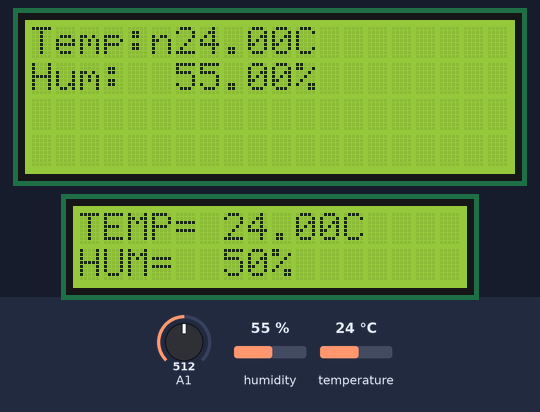
The sketch below on a simulated Arduino Uno, built with avr-gcc and run on an emulated ATmega328P. Parts: 20×4 character LCD, 16×2 character LCD. The test bench sets the inputs (shaded band); at power-on: temperature 24 °C, A1 = 512, humidity 55 %. What the sketch prints to the serial monitor is not drawn.

Above: at 1.3 s.
1.4 s: temperature set to 33 °C
At 2.9 s:
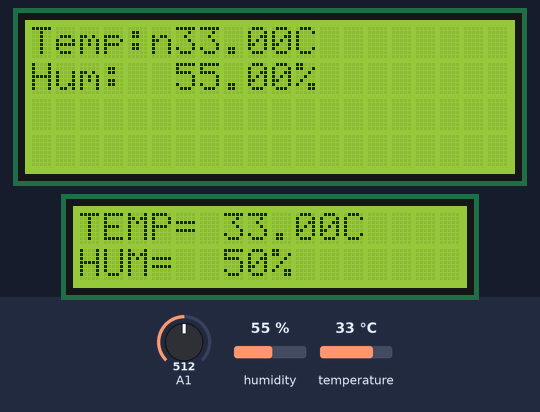
4.2 s: A1 set to 716
At 5.5 s:
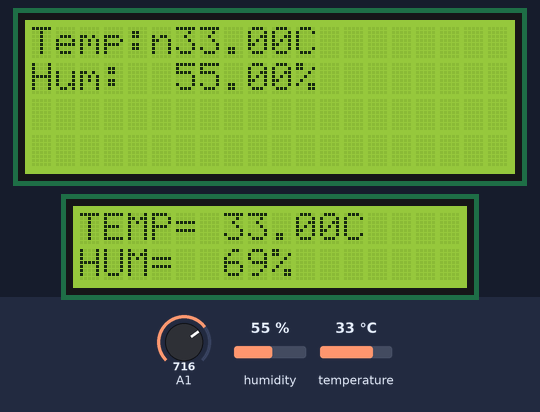
7.0 s: humidity set to 22 %
At 9.5 s:
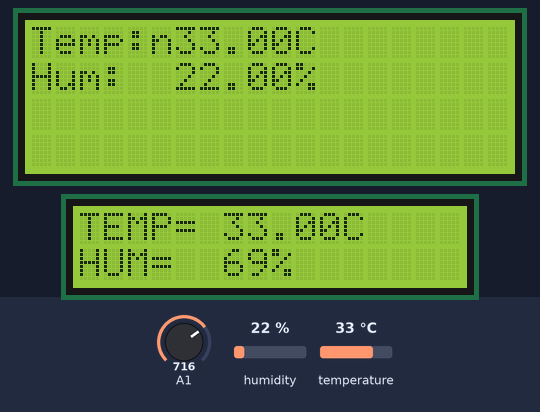
9.9 s: temperature set to 9 °C
At 10.8 s:
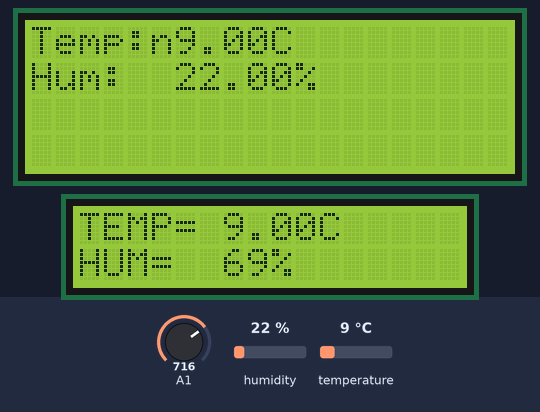
12.7 s: A1 set to 900
At 15.8 s:
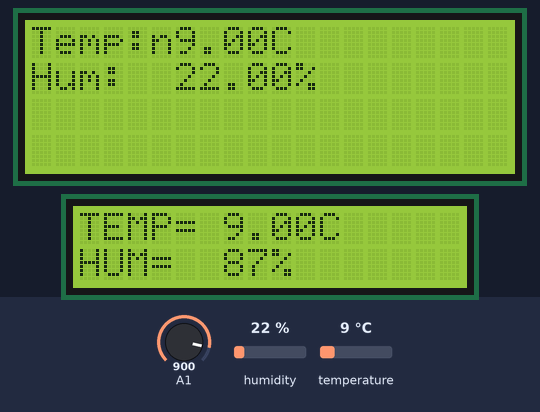
16.1 s: humidity set to 40 %
At 17.1 s:
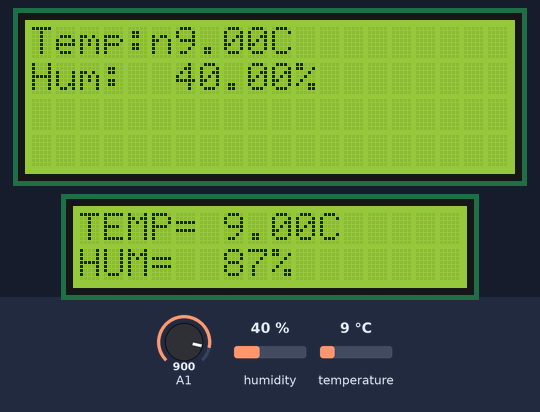
Timing chart, 0 to 19.1 s (numbered marks = the images above; inputs shaded):
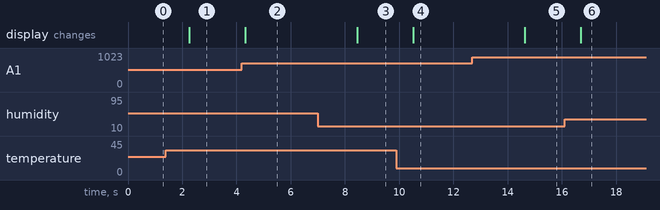

The sketch:

invernadero_2.0_mejorado_1_.ino
```cpp
#include <Wire.h>
#include <LiquidCrystal_I2C.h>
#include <DHT.h>

// -------- LCD --------
LiquidCrystal_I2C lcd(0x27,20,4);
LiquidCrystal_I2C lcd_1(39, 16, 2);

// -------- DHT22 --------
#define dataPin 6
#define DHTType DHT22
DHT dht(dataPin, DHTType);

// -------- VARIABLES --------
float TEMPERATURA = 0;
int HUMEDAD = 0;

void setup()
{
  Serial.begin(9600);

  // LCDs
  lcd.init();
  lcd.backlight();

  lcd_1.init();
  lcd_1.backlight();

  // Pines
  pinMode(A0, INPUT);
  pinMode(A1, INPUT);

  // Sensor
  dht.begin();

  // Mensaje inicial
  lcd.setCursor(0,0);
  lcd.print("Invernadero...");
}

void loop()
{
  // -------- LECTURA DHT22 --------
  float h = dht.readHumidity();
  float t = dht.readTemperature();

  // -------- SI FALLA EL SENSOR --------
  if (isnan(h) || isnan(t)) {
    Serial.println("Error DHT22");

    lcd.setCursor(0,0);
    lcd.print("Error DHT22      ");
    lcd.setCursor(0,1);
    lcd.print("Revisar sensor   ");

    lcd_1.setCursor(0,0);
    lcd_1.print("Error sensor     ");
    lcd_1.setCursor(0,1);
    lcd_1.print("DHT22            ");

    delay(2000);
    return;
  }

  // -------- TEMPERATURA REAL --------
  TEMPERATURA = t;

  // -------- HUMEDAD ANALOGICA --------
  HUMEDAD = map(analogRead(A1), 0, 1023, 0, 100);

  // -------- LCD PEQUEÑO --------
  lcd_1.setCursor(0, 0);
  lcd_1.print("TEMP=");
  lcd_1.setCursor(6, 0);
  lcd_1.print(TEMPERATURA);
  lcd_1.print("C   ");

  lcd_1.setCursor(0, 1);
  lcd_1.print("HUM=");
  lcd_1.setCursor(6, 1);
  lcd_1.print(HUMEDAD);
  lcd_1.print("%   ");

  // -------- LCD GRANDE --------
  lcd.setCursor(0,0);
  lcd.print("Temp:");
  lcd.setCursor(6,0);
  lcd.print(TEMPERATURA);
  lcd.print("C   ");

  lcd.setCursor(0,1);
  lcd.print("Hum:");
  lcd.setCursor(6,1);
  lcd.print(h);
  lcd.print("%   ");

  // -------- CONTROL TEMPERATURA --------
  if (TEMPERATURA <= 10) {
    Serial.println("FRIO (<=10C)");
  }
  else if (TEMPERATURA >= 30) {
    Serial.println("CALOR (>=30C)");
  }
  else {
    Serial.println("NORMAL");
  }

  // -------- SERIAL --------
  Serial.print("Temp: ");
  Serial.print(TEMPERATURA);
  Serial.print(" C | Hum: ");
  Serial.print(h);
  Serial.println(" %");

  delay(2000);
}
```

Measured:
- after the input at 1.4 s, the display: changes after 0.86 s (image 1)
- after the input at 4.2 s, the display: changes after 0.13 s (image 2)
- after the input at 7.0 s, the display: changes after 1.4 s (image 3)
- after the input at 9.9 s, the display: changes after 0.61 s (image 4)
- after the input at 12.7 s, the display: changes after 1.9 s (image 5)
- after the input at 16.1 s, the display: changes after 0.59 s (image 6)
